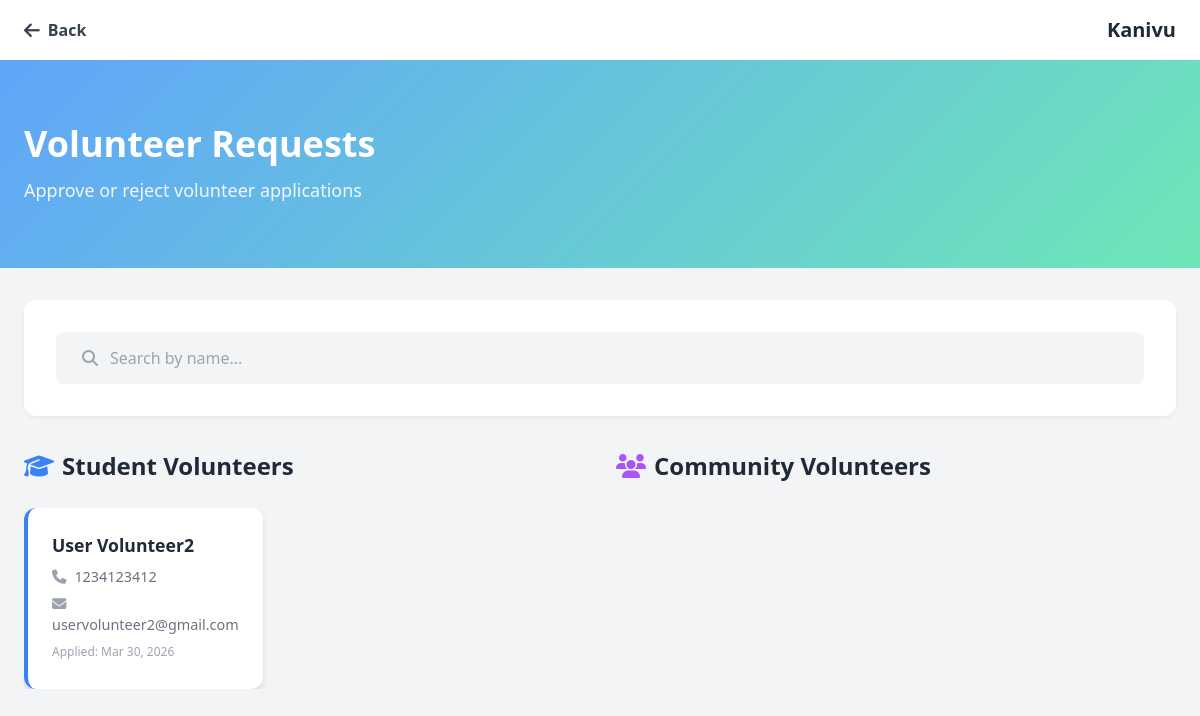
/dashboard/approve_volunteers/ (signed in), run on an earlier commit of the app's database.
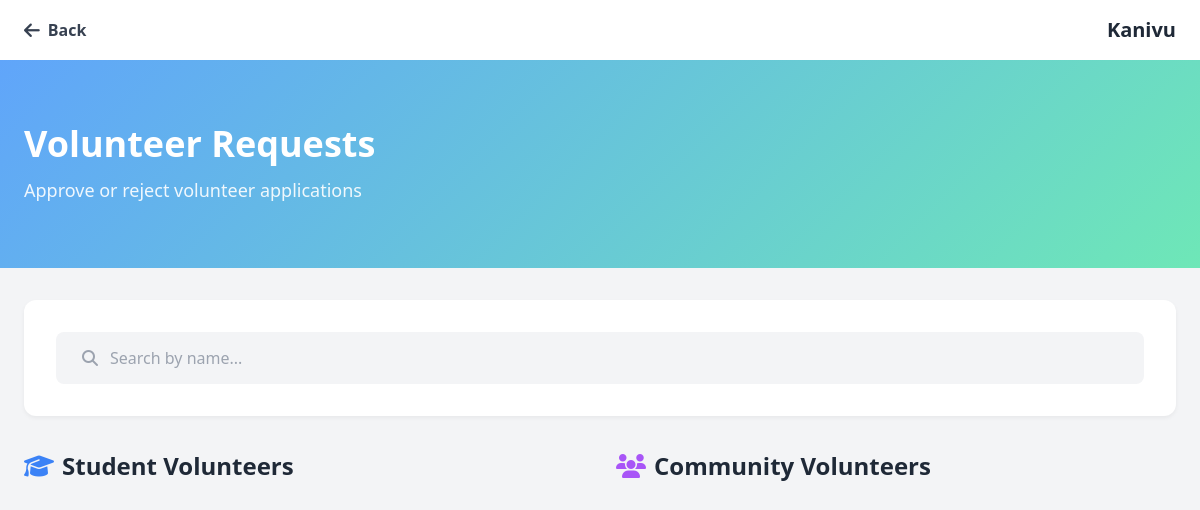
And on a later commit of the database.
### volunteer/models.py (models this page shows)
class Volunteer(models.Model):
    BLOOD_GROUP_CHOICES = (
        ("A+", "A+"),
        ("A-", "A-"),
        ("B+", "B+"),
        ("B-", "B-"),
        ("AB+", "AB+"),
        ("AB-", "AB-"),
        ("O+", "O+"),
        ("O-", "O-"),
    )
    BATCH_CHOICES = (
        ("MCA", "MCA"),
        ("BCA", "BCA"),
        ("BSc CS", "BSc CS"),
        ("BCom", "BCom"),
    )
    YEAR_CHOICES = (
        ("1st Year", "1st Year"),
        ("2nd Year", "2nd Year"),
        ("3rd Year", "3rd Year"),
        ("4th Year", "4th Year"),
    )
    user = models.OneToOneField(User, on_delete=models.CASCADE)
    name = models.CharField(max_length=150)
    email = models.EmailField()
    phone = models.CharField(max_length=10)
    age = models.PositiveIntegerField()
    blood_group = models.CharField(
        max_length=5,
        choices=BLOOD_GROUP_CHOICES,
        blank=True,
        null=True
    )
    address = models.TextField()
    reason = models.TextField()
    is_approved=models.BooleanField(default=False)
    approved_by = models.ForeignKey(
        User,
        on_delete=models.SET_NULL,
        null=True,
        blank=True,
        related_name="approved_volunteers"
    )
    declined=models.BooleanField(default=False)
    rejection_reason = models.TextField(blank=True, null=True)
    is_student = models.BooleanField(default=False)
    admission_no = models.CharField(max_length=50, blank=True, null=True)
    period = models.CharField(max_length=20, blank=True, null=True)
    batch = models.CharField(
        max_length=20,
        choices=BATCH_CHOICES,
        blank=True,
        null=True
    )
    year = models.CharField(
        max_length=20,
        choices=YEAR_CHOICES,
        blank=True,
        null=True
    )
    created_at = models.DateTimeField(auto_now_add=True)
    def __str__(self):
        return self.name

### dashboard/views.py (the view)
# urls.py: path("approve_volunteers/",views.approve_volunteers,name="approve_volunteers"),
@login_required
def approve_volunteers(request):
    data = Volunteer.objects.filter(is_approved=False, declined=False).order_by("created_at")
    print(data)
    return render(request,"dashboard/approve_volunteers.html",{"data":data})

### templates/dashboard/approve_volunteers.html (shortened to what this page needs)
<!DOCTYPE html>
<html lang="en">
{% load static %}
<head>
    <script src="https://cdn.tailwindcss.com"></script>
    <link rel="stylesheet" href="https://cdnjs.cloudflare.com/ajax/libs/font-awesome/6.4.0/css/all.min.css">
</head>
<body class="bg-gray-100 font-sans">
    <nav class="bg-white shadow-md">
        <div class="max-w-7xl mx-auto px-6 py-4 flex justify-between items-center">
            <div class="flex items-center space-x-3">
                <button onclick="history.back()"
                    class="flex items-center space-x-2 text-gray-700 hover:text-blue-500 bg-transparent border-none cursor-pointer">
                    <i class="fa-solid fa-arrow-left text-lg"></i>
                    <span class="font-semibold">Back</span>
                </button>
            </div>
            <h1 class="text-xl font-bold text-gray-800">Kanivu</h1>
        </div>
    </nav>
    <section class="hero-gradient text-white py-16">
        <div class="max-w-7xl mx-auto px-6">
            <h1 class="text-4xl font-bold mb-3">Volunteer Requests</h1>
            <p class="text-lg opacity-90">Approve or reject volunteer applications</p>
        </div>
    </section>
    <div class="max-w-7xl mx-auto px-6 py-8">
        <div class="search-container">
            <div class="search-box">
                <i class="fas fa-search text-gray-400"></i>
                <input type="text" id="searchInput" placeholder="Search by name..." onkeyup="filterCards()">
            </div>
        </div>
        <div class="split-container">
            <div>
                <h2 class="section-title">
                    <i class="fas fa-graduation-cap text-blue-500"></i>
                    Student Volunteers
                </h2>
                <div class="grid-container" id="studentGrid">
                    {% for v in data %}
                    {% if v.is_student %}
                    <div class="request-card student" onclick="openModal(this)" data-id="{{v.id}}"
                        data-name="{{v.name}}" data-email="{{v.email}}" data-phone="{{v.phone}}" data-age="{{v.age}}"
                        data-blood="{{v.blood_group}}" data-address="{{v.address}}" data-reason="{{v.reason}}"
                        data-student="{{v.is_student}}" data-admission="{{v.admission_no}}" data-batch="{{v.batch}}"
                        data-year="{{v.year}}" data-searchname="{{v.name|lower}}">
                        <div class="card-name">{{ v.name }}</div>
                        <div class="card-info"><i class="fas fa-phone text-gray-400 mr-2"></i>{{ v.phone }}</div>
                        <div class="card-info"><i class="fas fa-envelope text-gray-400 mr-2"></i>{{ v.email }}</div>
                        <div class="card-info text-xs text-gray-400 mt-2">
                            Applied: {{ v.created_at|date:"M d, Y" }}
                        </div>
                    </div>
                    {% endif %}
                    {% endfor %}
                </div>
            </div>
            <div>
                <h2 class="section-title">
                    <i class="fas fa-users text-purple-500"></i>
                    Community Volunteers
                </h2>
            </div>
        </div>
    </div>
</body>
</html>

What changed in the data, as far as the page shows it:
no longer on this page (row edited): Volunteer: name "User Volunteer2", phone "1234123412", email "uservolunteer2@gmail.com", created_at "Mar 30, 2026"
